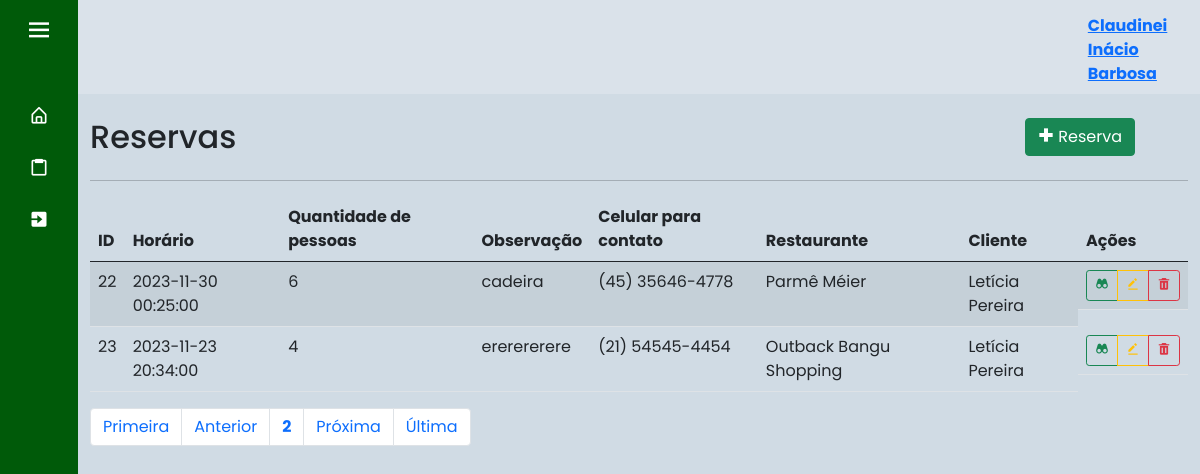
/index.php?page=lista_fixa&pagina=2 (signed in), run on the app's committed database.
### tables this page shows
CREATE TABLE IF NOT EXISTS `usuario` (
  `id_cli` int(11) NOT NULL AUTO_INCREMENT,
  `nome` varchar(45) NOT NULL,
  `email` varchar(45) NOT NULL,
  `senha` varchar(100) NOT NULL,
  `nivel` int(1) DEFAULT NULL,
  `ativo` tinyint(1) DEFAULT NULL,
  `foto` varchar(220) DEFAULT NULL,
  PRIMARY KEY (`id_cli`),
  KEY `nivel` (`nivel`)
);

CREATE TABLE IF NOT EXISTS `reserva_fixa` (
  `id_reserva` int(11) NOT NULL AUTO_INCREMENT,
  `horario` datetime NOT NULL,
  `qtde_pessoas` int(11) NOT NULL,
  `obs` text DEFAULT NULL,
  `cel_contato` varchar(15) NOT NULL,
  `id_res` int(11) DEFAULT NULL,
  `id_cli` int(11) DEFAULT NULL,
  PRIMARY KEY (`id_reserva`),
  KEY `id_res` (`id_res`),
  KEY `id_cli` (`id_cli`),
  CONSTRAINT `reserva_fixa_ibfk_1` FOREIGN KEY (`id_res`) REFERENCES `restaurante` (`id_res`),
  CONSTRAINT `reserva_fixa_ibfk_2` FOREIGN KEY (`id_cli`) REFERENCES `usuario` (`id_cli`)
);

CREATE TABLE IF NOT EXISTS `restaurante` (
  `id_res` int(11) NOT NULL AUTO_INCREMENT,
  `nome_res` varchar(100) NOT NULL,
  `nr_res` varchar(20) DEFAULT NULL,
  `comp_res` varchar(100) DEFAULT NULL,
  `tipo_sede_res` tinyint(4) DEFAULT NULL,
  `cep` varchar(10) NOT NULL,
  `id_marca` int(11) NOT NULL,
  `ativo` tinyint(1) DEFAULT NULL,
  `site` varchar(200) DEFAULT NULL,
  PRIMARY KEY (`id_res`),
  KEY `cep` (`cep`),
  KEY `id_marca` (`id_marca`),
  CONSTRAINT `restaurante_ibfk_1` FOREIGN KEY (`cep`) REFERENCES `localidade` (`cep`),
  CONSTRAINT `restaurante_ibfk_2` FOREIGN KEY (`id_marca`) REFERENCES `marca_rede` (`id_marca`)
);

### sis/reserva_fixa/lista_fixa.php (the view, shortened to what this page needs)
<div id="main" class="container-fluid">
	<div id="top" class="row">
		<div class="col-md-10">
			<h2>Reservas</h2>
		</div>
		<div class="col-md-2">
			<a href="?page=fcad_fixa" class="btn btn-success pull-right h2"><i class='bx bx-plus-medical'></i> Reserva
			</a>
		</div>
	</div>
	<hr/>
	<div id="list" class="row">
		<div class="table-responsive col-md-12">
			<?php
				$quantidade = 5;
				$pagina = (isset($_GET['pagina'])) ? (int)$_GET['pagina'] : 1;
				$inicio = ($quantidade * $pagina) - $quantidade;
				$sql = "SELECT * FROM reserva_fixa ri, usuario u, restaurante r WHERE ri.id_cli = u.id_cli	AND ri.id_res = r.id_res order by id_reserva asc limit $inicio, $quantidade;";
				$data = mysqli_query($con, $sql) or die(mysqli_error($con));
				echo "<table class='table table-striped' cellspacing='0' cellpading='0'>";
				echo "<thead><tr>";
				echo "<td><strong>ID</strong></td>";
				echo "<td><strong>Horário</strong></td>";
				echo "<td><strong>Quantidade de pessoas</strong></td>";
				echo "<td><strong>Observação</strong></td>";
				echo "<td><strong>Celular para contato</strong></td>";
                echo "<td><strong>Restaurante</strong></td>";
                echo "<td><strong>Cliente</strong></td>";
				echo "<td class='actions justify-content-center'><strong>Ações</strong></td>";
				echo "</tr></thead><tbody>";
				while($info = mysqli_fetch_array($data)){
					echo "<tr>";
					echo "<td>".$info['id_reserva']."</td>";
					echo "<td>".$info['horario']."</td>";
					echo "<td>".$info['qtde_pessoas']."</td>";
					echo "<td>".$info['obs']." </td>";
					echo "<td>".$info['cel_contato']."</td>";
                    echo "<td>".$info['nome_res']."</td>";
                    echo "<td>".$info['nome']."</td>";
					echo "<td class='actions btn-group btn-group-sm d-flex justify-content-center'>";
					echo "<a class='btn btn-outline-success btn-xs' href=?page=view_fixa&id_reserva=".$info['id_reserva']."> <i class='bx bxs-binoculars'></i> </a>";
					echo "<a class='btn btn-outline-warning btn-xs' href=?page=fedit_fixa&id_reserva=".$info['id_reserva']."> <i class='bx bxs-edit-alt'></i> </a>";
					echo "<button type='button' class='btn btn-outline-danger btn-xs' data-bs-toggle='modal' data-bs-target='#mdexclprod".$info['id_reserva']."'><i class='bx bxs-trash'></i></button></td>";
				}
				echo "</tr></tbody></table>";
			?>
		</div>
	</div>
	<div id="bottom" class="row">
			<div class="col-md-12">
				<?php
					$sqlTotal 		= "select id_reserva from reserva_fixa;";
					$qrTotal  		= mysqli_query($con, $sqlTotal) or die (mysqli_error());
					$numTotal 		= mysqli_num_rows($qrTotal);
					$totalpagina = (ceil($numTotal/$quantidade)<=0) ? 1 : ceil($numTotal/$quantidade);
					$anterior = (($pagina-1) <= 0) ? 1 : $pagina - 1;
					$posterior = (($pagina+1) >= $totalpagina) ? $totalpagina : $pagina+1;
					echo "<ul class='pagination'>";
					echo "<li class='page-item'><a class='page-link' href='?page=lista_fixa&pagina=1'> Primeira</a></li> ";
					echo "<li class='page-item'><a class='page-link' href=\"?page=lista_fixa&pagina=$anterior\"> Anterior</a></li> ";
					echo "<li class='page-item'><a class='page-link' href='?page=lista_fixa&pagina=".$pagina."'><strong>".$pagina."</strong></a></li> ";
					echo "<li class='page-item'><a class='page-link' href=\"?page=lista_fixa&pagina=$posterior\"> Pr&oacute;xima</a></li> ";
					echo "<li class='page-item'><a class='page-link' href=\"?page=lista_fixa&pagina=$totalpagina\"> &Uacute;ltima</a></li></ul>";
				?>
			</div>
	</div>
</div>

### index.php (shortened to what this page needs)
<!doctype html>
<html lang="pt-br">
  <head>
    <link rel="stylesheet" href="css/style.css">
    <link href='https://unpkg.com/boxicons@2.0.7/css/boxicons.min.css' rel='stylesheet'>
    <link href="https://cdn.jsdelivr.net/npm/bootstrap@5.0.2/dist/css/bootstrap.min.css" rel="stylesheet">
  </head>
  <body>
    <?php
      include "base/config.php";
      switch($_SESSION['UsuarioNivel']){
        case 1: include "base/sidebar1.php"; break;
      }
    ?>
  <section class="home-section">
      <nav class="navbar navbar-expand-sm" style="background-color: rgba(255, 255, 255, 0.2);">
      <?php
          if(isset($_SESSION["UsuarioID"])) {
              $usuario_id = $_SESSION["UsuarioID"];
          } else{
              header("location: base/login.php");
              exit;
          }
          $sql = "select * from usuario where id_cli = '$usuario_id'";
          $result = mysqli_query($con, $sql);
          if($result){
            $row = mysqli_fetch_assoc($result);
            $nome = $row['nome'];
      ?>
        <ul class="navbar-nav" style="margin-left: 90%;">
          <li class="nav-item" style="font-weight: bold; margin-top: 5%">
            <a href="base/dados.php"><?php echo'' .$nome. '';?></a>
          </li>
        </ul>
      </nav>
      <br>
      <?php
        } else{
              echo "Erro na consulta:" .mysqli_error($con);
            }
      ?>
    <?php
      include "base/ch_pages.php";
    ?>
    </section>
  </body>
</html>

### css/style.css (style rules this page uses)
* { margin: 0; padding: 0; box-sizing: border-box; font-family: 'Poppins', sans-serif; }
.home-section { position: relative; background: #184e7733; height: 100vh; left: 260px; width: calc(100% - 260px); transition: all 0.5s ease; }
.sidebar.close ~ .home-section { left: 78px; width: calc(100% - 78px); }

### data on the page
usuario: nome "Claudinei Inácio Barbosa"
reserva_fixa: id_reserva "22", horario "2023-11-30 00:25:00", qtde_pessoas "6", obs "cadeira", cel_contato "(45) 35646-4778", id_res.nome_res "Parmê Méier", id_cli.nome "Letícia Pereira"
reserva_fixa: id_reserva "23", horario "2023-11-23 20:34:00", qtde_pessoas "4", obs "ererererere", cel_contato "(21) 54545-4454", id_res.nome_res "Outback Bangu Shopping", id_cli.nome "Letícia Pereira"

### other printed values
$pagina "2"
